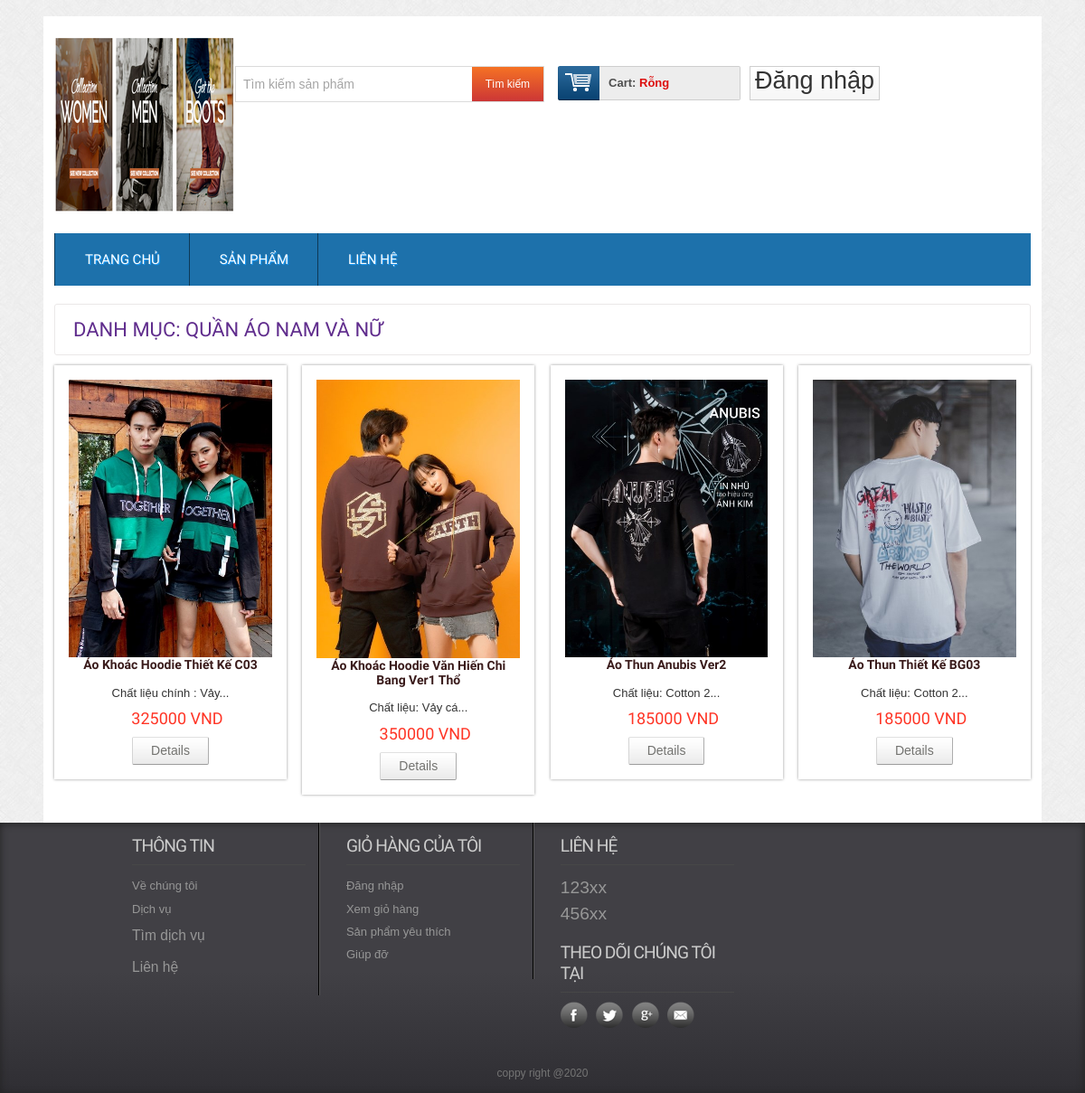
Page /productbycat.php?catid=22 on the committed database.
### tables this page shows
CREATE TABLE `tbl_product` (
  `productId` int(11) NOT NULL,
  `productName` tinytext NOT NULL,
  `product_code` varchar(200) NOT NULL,
  `productQuantity` varchar(50) NOT NULL,
  `product_soldout` varchar(50) NOT NULL DEFAULT '0',
  `product_remain` varchar(50) NOT NULL,
  `catId` int(11) NOT NULL,
  `brandId` int(11) NOT NULL,
  `product_desc` text NOT NULL,
  `type` int(11) NOT NULL,
  `price` varchar(255) NOT NULL,
  `image` varchar(255) NOT NULL
);

CREATE TABLE `tbl_category` (
  `catId` int(11) NOT NULL,
  `catName` varchar(255) NOT NULL
);

### classes/category.php (called while the page is built, shortened)
<?php
	$filepath = realpath(dirname(__FILE__));
	include_once ($filepath.'/../lib/database.php');
	include_once ($filepath.'/../helpers/format.php');
?>
<?php
	class category
	{
		private $db;
		public function __construct()
		{
			$this->db = new Database();
		}
		public function get_product_by_cat($id)
		{
			$query = "SELECT * FROM tbl_product where catId = '$id' order by catId desc LIMIT 8";
			$result = $this->db->select($query);
			return $result;
		}
		public function get_name_by_cat($id)
		{
			$query = "SELECT tbl_product.*,tbl_category.catName,tbl_category.catId
					  FROM tbl_product,tbl_category
					  WHERE tbl_product.catId = tbl_category.catId
					  AND tbl_product.catId ='$id' LIMIT 1 ";
			$result = $this->db->select($query);
			return $result;
		}
	}
 ?>

### lib/database.php (called while the page is built, shortened)
<?php
Class Database extends PDO{
   public $host   = DB_HOST;
   public $user   = DB_USER;
   public $pass   = DB_PASS;
   public $dbname = DB_NAME;
   public $link;
private function connectDB(){
   $this->link = new mysqli($this->host, $this->user, $this->pass, $this->dbname,3306);
 }
public function select($query){
  $result = $this->link->query($query) or
   die($this->link->error.__LINE__);
  if($result->num_rows > 0){
    return $result;
  } else {
    return false;
  }
 }
}

### helpers/format.php (called while the page is built, shortened)
<?php
class Format{
 public function textShorten($text, $limit = 400){
    $text = $text. " ";
    $text = substr($text, 0, $limit);
    $text = substr($text, 0, strrpos($text, ' '));
    $text = $text."...";
    return $text;
 }
}
?>

### productbycat.php (the view, shortened to what this page needs)
<?php
	include 'inc/header.php';
 ?>
<?php
    if(!isset($_GET['catid']) || $_GET['catid'] == NULL){
        echo "<script> window.location = '404.php' </script>";
    }else {
        $id = $_GET['catid'];
    }
  ?>
 <div class="main">
    <div class="content">
    	<div class="content_top">
    		<?php
	      	$name_cat = $cat->get_name_by_cat($id);
	      	if ($name_cat) {
	      		while ($result_name = $name_cat->fetch_assoc()) {
	      	 ?>
    		<div class="heading">
    		<h3>Danh mục: <?php echo $result_name['catName'] ; ?></h3>
    		</div>
    		<?php
				}
	      	}
			?>
    	</div>
	      <div class="section group">
	      	<?php
	      	$productbycat = $cat->get_product_by_cat($id);
	      	if ($productbycat) {
	      		while ($result = $productbycat->fetch_assoc()) {
	      	 ?>
				<div class="grid_1_of_4 images_1_of_4">
					 <a href="preview-3.php"><img src="admin/uploads/<?php echo $result['image'] ?>" alt="" /></a>
					 <h2><?php echo $result['productName'] ?></h2>
					 <p><?php echo $fm->textShorten($result['product_desc'],50) ?></p>
					 <p><span class="price"><?php echo $result['price'].' VND' ?></span></p>
				     <div class="button"><span><a href="details.php?proid=<?php echo $result['productId']; ?>" class="details">Details</a></span></div>
				</div>
				<?php
				}
	      	}else {
	      		echo "Sản phẩm này hiện chưa có trong danh mục";
	      	}
				 ?>
			</div>
    </div>
 </div>
<?php
	include 'inc/footer.php';
 ?>

### css/style.css (style rules this page uses)
html,body,div,span,applet,object,iframe,h1,h2,h3,h4,h5,h6,p,blockquote,pre,a,abbr,acronym,address,big,cite,code,del,dfn,em,img,ins,kbd,q,s,samp,small,strike,strong,sub,sup,tt,var,b,u,i,dl,dt,dd,ol,nav ul,nav li,fieldset,form,label,legend,table,caption,tbody,tfoot,thead,tr,th,td,article,aside,canvas,details,embed,figure,figcaption,footer,header,hgroup,menu,nav,output,ruby,section,summary,time,mark,audio,video { margin:0;padding:0;border:0;font-size:100%;font:inherit;vertical-align:baseline; }
a { text-decoration:none; }
img { max-width:100%; }
body { font-family:Arial, Helvetica, sans-serif; background:url(../images/body_bg3.jpg); }
.section { clear: both; padding: 0px; margin: 0px; }
.group:before, .group:after { content:""; display:table; }
.group:after { clear:both; }
.group { zoom:1; }
.content { padding:20px 0; background:#FFF; }
.content h2 { font-size:40px; color:#333; font-family: 'Monda', sans-serif; }
.content_top { padding:15px 20px; border:1px solid #EBE8E8; border-radius:3px; }
.heading { float:left; margin-right:10%; }
.heading h3 { font-family: 'Monda', sans-serif; font-size:22px; color:#602D8D; text-transform:uppercase; }
.grid_1_of_4 { display: block; float:left; margin: 1% 0 1% 1.6%; box-shadow: 0px 0px 3px rgb(150, 150, 150); }
.grid_1_of_4:first-child { margin-left: 0; }
.images_1_of_4 { width: 20.8%; padding:1.5%; text-align:center; position:relative; }
.images_1_of_4 img { max-width:100%; }
.images_1_of_4 h2 { color: rgb(58, 27, 27); font-family: 'Monda', sans-serif; font-size: 14px; font-weight: 600; }
.images_1_of_4 p { font-size:0.8125em; padding:0.4em 0; color: #333; }
.images_1_of_4 p span.price { font-size: 18px; font-family: 'Monda', sans-serif; color: #ff3425; font-weight: 400; margin-left: 15px; }
.images_1_of_4 .button { float: left; line-height: 1.9em; margin-top: 0.3em; width: 100%; }
.images_1_of_4 .button a { padding:7px 20px; font-size:0.8em; }
.images_1_of_4 .button a { font-family: "Trebuchet MS",Arial,Helvetica,sans-serif; font-size: 14px; line-height: 15px; text-transform: none; color: #737370; text-decoration: none!important; background: url(../images/button-bg.png) repeat-x 0 0 #E8E8E8; display: inline-block; border-left: 1px solid #D4D4D4!important; border-right: 1px solid #ADADAD!important; border-top: 1px solid #E0E0E0!important; border-bottom: 1px solid #9C9C9C!important; cursor: pointer!important; margin: 0 2px; border-radius: 2px; -moz-border-radius: 2px; -webkit-border-radius: 2px; -webkit-transition: all 0.5s ease; -moz-transition: all 0.5s ease; -o-transition: all 0.5s ease; transition: all 0.5s ease; }

### rows in the picture
tbl_product: catId.catName "QUẦN ÁO NAM VÀ NỮ", image (picture), productName "Áo Khoác Hoodie Thiết Kế C03", product_desc "Chất liệu chính : Vảy...", price "325000"
tbl_product: image (picture), productName "Áo Khoác Hoodie Văn Hiến Chi Bang Ver1 Thổ", product_desc "Chất liệu: Vảy cá...", price "350000"
tbl_product: image (picture), productName "Áo Thun Anubis Ver2", product_desc "Chất liệu: Cotton 2...", price "185000"
tbl_product: image (picture), productName "Áo Thun Thiết Kế BG03", product_desc "Chất liệu: Cotton 2...", price "185000"
